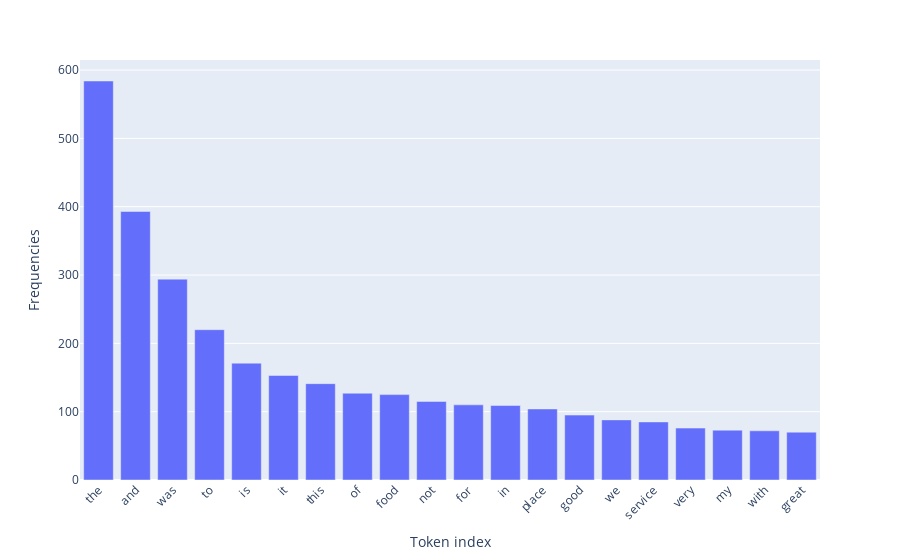

Notebook code for this chart:
### Code cell
# Polt the top 20 terms that appear frequently in yelp dataset
x_selected = [yelp_count_vect.get_feature_names()[i] for i in X_yelp_top_20]
y_selected = sorted(yelp_term_frequencies, reverse = True)[:20]

fig = px.bar(x=x_selected, y=y_selected)

fig.update_xaxes(tickangle=315)
fig.update_layout(xaxis_title="Token index", yaxis_title="Frequencies")

fig.show()

### Figure 1 — Plotly figure (JSON) as saved in the notebook; plotly's stock layout.template omitted (floating-point values rounded to 4 significant figures)
{"data": [{"alignmentgroup": "True", "hovertemplate": "x=%{x}<br>y=%{y}<extra></extra>", "legendgroup": "", "marker": {"color": "#636efa", "pattern": {"shape": ""}}, "name": "", "offsetgroup": "", "orientation": "v", "showlegend": false, "textposition": "auto", "type": "bar", "x": ["the", "and", "was", "to", "is", "it", "this", "of", "food", "not", "for", "in", "place", "good", "we", "service", "very", "my", "with", "great"], "xaxis": "x", "y": [584, 393, 294, 220, 171, 153, 141, 127, 125, 115, 110, 109, 104, 95, 88, 85, 76, 73, 72, 70], "yaxis": "y"}], "layout": {"barmode": "relative", "legend": {"tracegroupgap": 0}, "margin": {"t": 60}, "xaxis": {"anchor": "y", "domain": [0, 1], "tickangle": -45, "title": {"text": "Token index"}}, "yaxis": {"anchor": "x", "domain": [0, 1], "title": {"text": "Frequencies"}}}}
